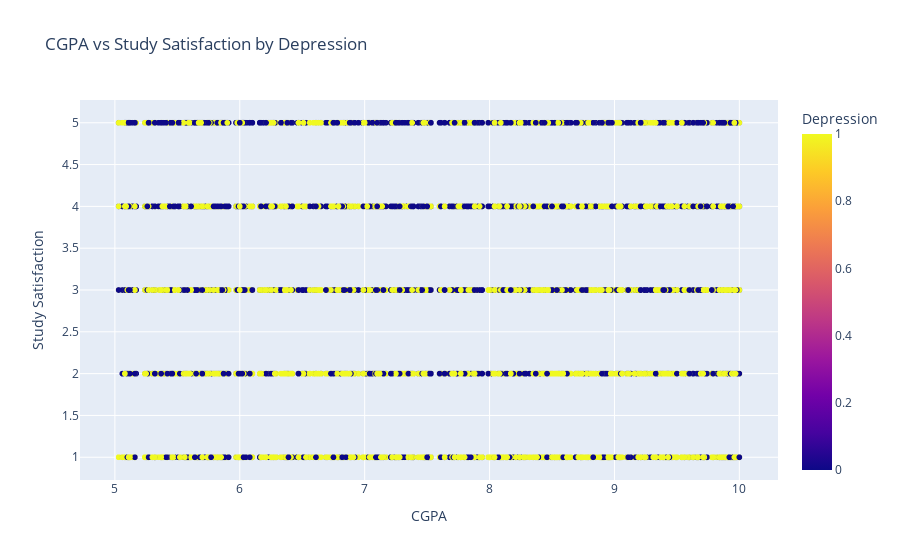

The cell this chart's notebook holds for it:
### Code cell
# 6. Interaktif: CGPA vs Study Satisfaction
if 'CGPA' in df.columns and 'Study Satisfaction' in df.columns:
    fig = px.scatter(df, x="CGPA", y="Study Satisfaction", 
                    color='Depression', 
                    hover_data=['Age', 'Gender', 'Academic Pressure'],
                    title="CGPA vs Study Satisfaction by Depression")
    fig.show()

### Figure 1 — Plotly figure (JSON) as saved in the notebook; plotly's stock layout.template omitted (floating-point values rounded to 4 significant figures; data arrays with more than 128 entries replaced by an {"elided": "..."} marker saying what was removed)
{"data": [{"customdata": {"elided": "27875x3 mixed values"}, "hovertemplate": "CGPA=%{x}<br>Study Satisfaction=%{y}<br>Age=%{customdata[0]}<br>Gender=%{customdata[1]}<br>Academic Pressure=%{customdata[2]}<br>Depression=%{marker.color}<extra></extra>", "legendgroup": "", "marker": {"color": {"elided": "27875 int values"}, "coloraxis": "coloraxis", "symbol": "circle"}, "mode": "markers", "name": "", "showlegend": false, "type": "scattergl", "x": {"elided": "27875 float values"}, "xaxis": "x", "y": {"elided": "27875 float values"}, "yaxis": "y"}], "layout": {"coloraxis": {"colorbar": {"title": {"text": "Depression"}}, "colorscale": [[0, "#0d0887"], [0.1111, "#46039f"], [0.2222, "#7201a8"], [0.3333, "#9c179e"], [0.4444, "#bd3786"], [0.5556, "#d8576b"], [0.6667, "#ed7953"], [0.7778, "#fb9f3a"], [0.8889, "#fdca26"], [1, "#f0f921"]]}, "legend": {"tracegroupgap": 0}, "title": {"text": "CGPA vs Study Satisfaction by Depression"}, "xaxis": {"anchor": "y", "domain": [0, 1], "title": {"text": "CGPA"}}, "yaxis": {"anchor": "x", "domain": [0, 1], "title": {"text": "Study Satisfaction"}}}}
